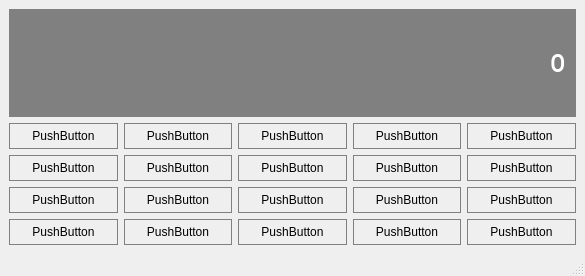
<?xml version="1.0" encoding="UTF-8"?>
<ui version="4.0">
 <class>MainWindow</class>
 <widget class="QMainWindow" name="MainWindow">
  <property name="geometry">
   <rect>
    <x>0</x>
    <y>0</y>
    <width>585</width>
    <height>276</height>
   </rect>
  </property>
  <property name="windowTitle">
   <string>MainWindow</string>
  </property>
  <widget class="QWidget" name="centralwidget">
   <layout class="QGridLayout" name="gridLayout">
    <item row="2" column="0">
     <widget class="QPushButton" name="pushButton_6">
      <property name="sizePolicy">
       <sizepolicy hsizetype="Preferred" vsizetype="Preferred">
        <horstretch>0</horstretch>
        <verstretch>0</verstretch>
       </sizepolicy>
      </property>
      <property name="styleSheet">
       <string notr="true">QPushButton {
	background-color: #c0 c0 c0;
	border: 1px solid gray;
	padding: 5px;
}

QPushButton:pressed {
	background-color: #a9 a9 a9;
	border: 1px solid gray;
	padding: 5px;
}</string>
      </property>
      <property name="text">
       <string>PushButton</string>
      </property>
     </widget>
    </item>
    <item row="1" column="0">
     <widget class="QPushButton" name="pushButton">
      <property name="sizePolicy">
       <sizepolicy hsizetype="Preferred" vsizetype="Preferred">
        <horstretch>0</horstretch>
        <verstretch>0</verstretch>
       </sizepolicy>
      </property>
      <property name="styleSheet">
       <string notr="true">QPushButton {
	background-color: #c0 c0 c0;
	border: 1px solid gray;
	padding: 5px;
}

QPushButton:pressed {
	background-color: #a9 a9 a9;
	border: 1px solid gray;
	padding: 5px;
}</string>
      </property>
      <property name="text">
       <string>PushButton</string>
      </property>
     </widget>
    </item>
    <item row="1" column="1">
     <widget class="QPushButton" name="pushButton_2">
      <property name="sizePolicy">
       <sizepolicy hsizetype="Preferred" vsizetype="Preferred">
        <horstretch>0</horstretch>
        <verstretch>0</verstretch>
       </sizepolicy>
      </property>
      <property name="styleSheet">
       <string notr="true">QPushButton {
	background-color: #c0 c0 c0;
	border: 1px solid gray;
	padding: 5px;
}

QPushButton:pressed {
	background-color: #a9 a9 a9;
	border: 1px solid gray;
	padding: 5px;
}</string>
      </property>
      <property name="text">
       <string>PushButton</string>
      </property>
     </widget>
    </item>
    <item row="1" column="3">
     <widget class="QPushButton" name="pushButton_4">
      <property name="sizePolicy">
       <sizepolicy hsizetype="Preferred" vsizetype="Preferred">
        <horstretch>0</horstretch>
        <verstretch>0</verstretch>
       </sizepolicy>
      </property>
      <property name="styleSheet">
       <string notr="true">QPushButton {
	background-color: #c0 c0 c0;
	border: 1px solid gray;
	padding: 5px;
}

QPushButton:pressed {
	background-color: #a9 a9 a9;
	border: 1px solid gray;
	padding: 5px;
}</string>
      </property>
      <property name="text">
       <string>PushButton</string>
      </property>
     </widget>
    </item>
    <item row="4" column="0">
     <widget class="QPushButton" name="pushButton_8">
      <property name="sizePolicy">
       <sizepolicy hsizetype="Preferred" vsizetype="Preferred">
        <horstretch>0</horstretch>
        <verstretch>0</verstretch>
       </sizepolicy>
      </property>
      <property name="styleSheet">
       <string notr="true">QPushButton {
	background-color: #c0 c0 c0;
	border: 1px solid gray;
	padding: 5px;
}

QPushButton:pressed {
	background-color: #a9 a9 a9;
	border: 1px solid gray;
	padding: 5px;
}</string>
      </property>
      <property name="text">
       <string>PushButton</string>
      </property>
     </widget>
    </item>
    <item row="1" column="4">
     <widget class="QPushButton" name="pushButton_5">
      <property name="sizePolicy">
       <sizepolicy hsizetype="Preferred" vsizetype="Preferred">
        <horstretch>0</horstretch>
        <verstretch>0</verstretch>
       </sizepolicy>
      </property>
      <property name="styleSheet">
       <string notr="true">QPushButton {
	background-color: #c0 c0 c0;
	border: 1px solid gray;
	padding: 5px;
}

QPushButton:pressed {
	background-color: #a9 a9 a9;
	border: 1px solid gray;
	padding: 5px;
}</string>
      </property>
      <property name="text">
       <string>PushButton</string>
      </property>
     </widget>
    </item>
    <item row="1" column="2">
     <widget class="QPushButton" name="pushButton_3">
      <property name="sizePolicy">
       <sizepolicy hsizetype="Preferred" vsizetype="Preferred">
        <horstretch>0</horstretch>
        <verstretch>0</verstretch>
       </sizepolicy>
      </property>
      <property name="styleSheet">
       <string notr="true">QPushButton {
	background-color: #c0 c0 c0;
	border: 1px solid gray;
	padding: 5px;
}

QPushButton:pressed {
	background-color: #a9 a9 a9;
	border: 1px solid gray;
	padding: 5px;
}</string>
      </property>
      <property name="text">
       <string>PushButton</string>
      </property>
     </widget>
    </item>
    <item row="3" column="0">
     <widget class="QPushButton" name="pushButton_7">
      <property name="sizePolicy">
       <sizepolicy hsizetype="Preferred" vsizetype="Preferred">
        <horstretch>0</horstretch>
        <verstretch>0</verstretch>
       </sizepolicy>
      </property>
      <property name="styleSheet">
       <string notr="true">QPushButton {
	background-color: #c0 c0 c0;
	border: 1px solid gray;
	padding: 5px;
}

QPushButton:pressed {
	background-color: #a9 a9 a9;
	border: 1px solid gray;
	padding: 5px;
}</string>
      </property>
      <property name="text">
       <string>PushButton</string>
      </property>
     </widget>
    </item>
    <item row="2" column="1">
     <widget class="QPushButton" name="pushButton_9">
      <property name="sizePolicy">
       <sizepolicy hsizetype="Preferred" vsizetype="Preferred">
        <horstretch>0</horstretch>
        <verstretch>0</verstretch>
       </sizepolicy>
      </property>
      <property name="styleSheet">
       <string notr="true">QPushButton {
	background-color: #c0 c0 c0;
	border: 1px solid gray;
	padding: 5px;
}

QPushButton:pressed {
	background-color: #a9 a9 a9;
	border: 1px solid gray;
	padding: 5px;
}</string>
      </property>
      <property name="text">
       <string>PushButton</string>
      </property>
     </widget>
    </item>
    <item row="2" column="2">
     <widget class="QPushButton" name="pushButton_10">
      <property name="sizePolicy">
       <sizepolicy hsizetype="Preferred" vsizetype="Preferred">
        <horstretch>0</horstretch>
        <verstretch>0</verstretch>
       </sizepolicy>
      </property>
      <property name="styleSheet">
       <string notr="true">QPushButton {
	background-color: #c0 c0 c0;
	border: 1px solid gray;
	padding: 5px;
}

QPushButton:pressed {
	background-color: #a9 a9 a9;
	border: 1px solid gray;
	padding: 5px;
}</string>
      </property>
      <property name="text">
       <string>PushButton</string>
      </property>
     </widget>
    </item>
    <item row="2" column="3">
     <widget class="QPushButton" name="pushButton_11">
      <property name="sizePolicy">
       <sizepolicy hsizetype="Preferred" vsizetype="Preferred">
        <horstretch>0</horstretch>
        <verstretch>0</verstretch>
       </sizepolicy>
      </property>
      <property name="styleSheet">
       <string notr="true">QPushButton {
	background-color: #c0 c0 c0;
	border: 1px solid gray;
	padding: 5px;
}

QPushButton:pressed {
	background-color: #a9 a9 a9;
	border: 1px solid gray;
	padding: 5px;
}</string>
      </property>
      <property name="text">
       <string>PushButton</string>
      </property>
     </widget>
    </item>
    <item row="2" column="4">
     <widget class="QPushButton" name="pushButton_12">
      <property name="sizePolicy">
       <sizepolicy hsizetype="Preferred" vsizetype="Preferred">
        <horstretch>0</horstretch>
        <verstretch>0</verstretch>
       </sizepolicy>
      </property>
      <property name="styleSheet">
       <string notr="true">QPushButton {
	background-color: #c0 c0 c0;
	border: 1px solid gray;
	padding: 5px;
}

QPushButton:pressed {
	background-color: #a9 a9 a9;
	border: 1px solid gray;
	padding: 5px;
}</string>
      </property>
      <property name="text">
       <string>PushButton</string>
      </property>
     </widget>
    </item>
    <item row="3" column="1">
     <widget class="QPushButton" name="pushButton_13">
      <property name="sizePolicy">
       <sizepolicy hsizetype="Preferred" vsizetype="Preferred">
        <horstretch>0</horstretch>
        <verstretch>0</verstretch>
       </sizepolicy>
      </property>
      <property name="styleSheet">
       <string notr="true">QPushButton {
	background-color: #c0 c0 c0;
	border: 1px solid gray;
	padding: 5px;
}

QPushButton:pressed {
	background-color: #a9 a9 a9;
	border: 1px solid gray;
	padding: 5px;
}</string>
      </property>
      <property name="text">
       <string>PushButton</string>
      </property>
     </widget>
    </item>
    <item row="4" column="1">
     <widget class="QPushButton" name="pushButton_14">
      <property name="sizePolicy">
       <sizepolicy hsizetype="Preferred" vsizetype="Preferred">
        <horstretch>0</horstretch>
        <verstretch>0</verstretch>
       </sizepolicy>
      </property>
      <property name="styleSheet">
       <string notr="true">QPushButton {
	background-color: #c0 c0 c0;
	border: 1px solid gray;
	padding: 5px;
}

QPushButton:pressed {
	background-color: #a9 a9 a9;
	border: 1px solid gray;
	padding: 5px;
}</string>
      </property>
      <property name="text">
       <string>PushButton</string>
      </property>
     </widget>
    </item>
    <item row="3" column="2">
     <widget class="QPushButton" name="pushButton_15">
      <property name="sizePolicy">
       <sizepolicy hsizetype="Preferred" vsizetype="Preferred">
        <horstretch>0</horstretch>
        <verstretch>0</verstretch>
       </sizepolicy>
      </property>
      <property name="styleSheet">
       <string notr="true">QPushButton {
	background-color: #c0 c0 c0;
	border: 1px solid gray;
	padding: 5px;
}

QPushButton:pressed {
	background-color: #a9 a9 a9;
	border: 1px solid gray;
	padding: 5px;
}</string>
      </property>
      <property name="text">
       <string>PushButton</string>
      </property>
     </widget>
    </item>
    <item row="4" column="2">
     <widget class="QPushButton" name="pushButton_16">
      <property name="sizePolicy">
       <sizepolicy hsizetype="Preferred" vsizetype="Preferred">
        <horstretch>0</horstretch>
        <verstretch>0</verstretch>
       </sizepolicy>
      </property>
      <property name="styleSheet">
       <string notr="true">QPushButton {
	background-color: #c0 c0 c0;
	border: 1px solid gray;
	padding: 5px;
}

QPushButton:pressed {
	background-color: #a9 a9 a9;
	border: 1px solid gray;
	padding: 5px;
}</string>
      </property>
      <property name="text">
       <string>PushButton</string>
      </property>
     </widget>
    </item>
    <item row="3" column="3">
     <widget class="QPushButton" name="pushButton_17">
      <property name="sizePolicy">
       <sizepolicy hsizetype="Preferred" vsizetype="Preferred">
        <horstretch>0</horstretch>
        <verstretch>0</verstretch>
       </sizepolicy>
      </property>
      <property name="styleSheet">
       <string notr="true">QPushButton {
	background-color: #c0 c0 c0;
	border: 1px solid gray;
	padding: 5px;
}

QPushButton:pressed {
	background-color: #a9 a9 a9;
	border: 1px solid gray;
	padding: 5px;
}</string>
      </property>
      <property name="text">
       <string>PushButton</string>
      </property>
     </widget>
    </item>
    <item row="4" column="3">
     <widget class="QPushButton" name="pushButton_18">
      <property name="sizePolicy">
       <sizepolicy hsizetype="Preferred" vsizetype="Preferred">
        <horstretch>0</horstretch>
        <verstretch>0</verstretch>
       </sizepolicy>
      </property>
      <property name="styleSheet">
       <string notr="true">QPushButton {
	background-color: #c0 c0 c0;
	border: 1px solid gray;
	padding: 5px;
}

QPushButton:pressed {
	background-color: #a9 a9 a9;
	border: 1px solid gray;
	padding: 5px;
}</string>
      </property>
      <property name="text">
       <string>PushButton</string>
      </property>
     </widget>
    </item>
    <item row="4" column="4">
     <widget class="QPushButton" name="pushButton_19">
      <property name="sizePolicy">
       <sizepolicy hsizetype="Preferred" vsizetype="Preferred">
        <horstretch>0</horstretch>
        <verstretch>0</verstretch>
       </sizepolicy>
      </property>
      <property name="styleSheet">
       <string notr="true">QPushButton {
	background-color: #c0 c0 c0;
	border: 1px solid gray;
	padding: 5px;
}

QPushButton:pressed {
	background-color: #a9 a9 a9;
	border: 1px solid gray;
	padding: 5px;
}</string>
      </property>
      <property name="text">
       <string>PushButton</string>
      </property>
     </widget>
    </item>
    <item row="3" column="4">
     <widget class="QPushButton" name="pushButton_20">
      <property name="sizePolicy">
       <sizepolicy hsizetype="Preferred" vsizetype="Preferred">
        <horstretch>0</horstretch>
        <verstretch>0</verstretch>
       </sizepolicy>
      </property>
      <property name="styleSheet">
       <string notr="true">QPushButton {
	background-color: #c0 c0 c0;
	border: 1px solid gray;
	padding: 5px;
}

QPushButton:pressed {
	background-color: #a9 a9 a9;
	border: 1px solid gray;
	padding: 5px;
}</string>
      </property>
      <property name="text">
       <string>PushButton</string>
      </property>
     </widget>
    </item>
    <item row="0" column="0" colspan="5">
     <widget class="QLineEdit" name="display">
      <property name="sizePolicy">
       <sizepolicy hsizetype="Preferred" vsizetype="Expanding">
        <horstretch>0</horstretch>
        <verstretch>0</verstretch>
       </sizepolicy>
      </property>
      <property name="font">
       <font>
        <family>FreeMono</family>
        <pointsize>22</pointsize>
        <bold>true</bold>
       </font>
      </property>
      <property name="styleSheet">
       <string notr="true">QLineEdit {
	background-color: gray;
	border: 1px solid gray;
	padding: 5px;
	color: #ffffff;
}</string>
      </property>
      <property name="text">
       <string>0</string>
      </property>
      <property name="alignment">
       <set>Qt::AlignRight|Qt::AlignTrailing|Qt::AlignVCenter</set>
      </property>
     </widget>
    </item>
   </layout>
  </widget>
  <widget class="QMenuBar" name="menubar">
   <property name="geometry">
    <rect>
     <x>0</x>
     <y>0</y>
     <width>585</width>
     <height>22</height>
    </rect>
   </property>
  </widget>
  <widget class="QStatusBar" name="statusbar"/>
 </widget>
 <resources/>
 <connections/>
</ui>
